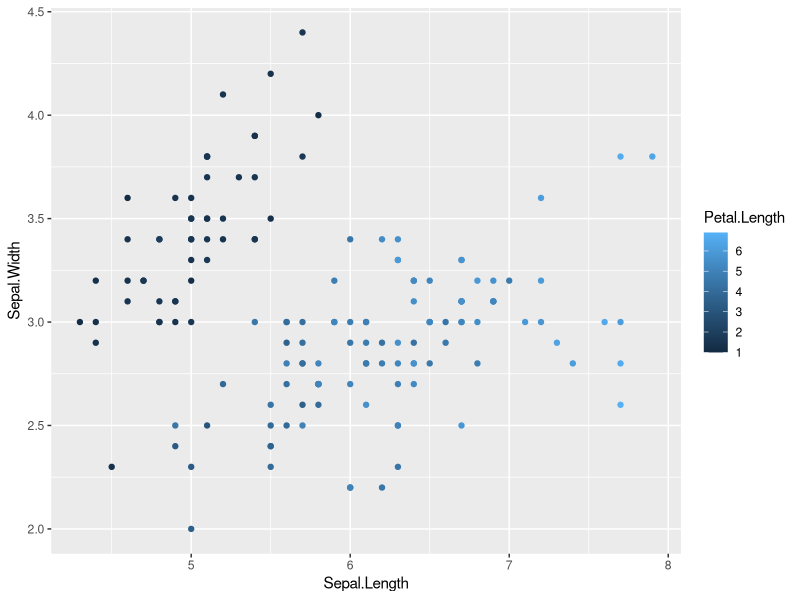

Generate this figure with R:
library(tidyr)
library(dplyr)
library(ggplot2)

iris_dataset <- iris
names(iris_dataset)
head(iris_dataset)
str(iris_dataset)
ggplot(iris_dataset, mapping = aes(x = Sepal.Length, Sepal.Width, color = Petal.Length)) + 
  geom_point()
